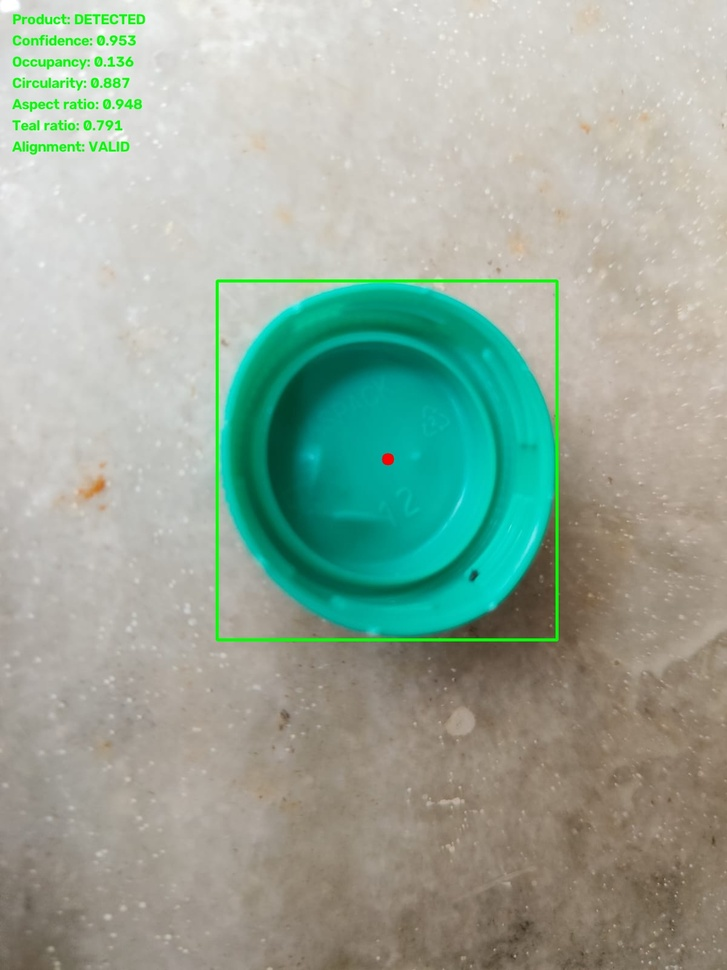
#> input picture data/evaluation/detection/defects_22_WhatsApp Image 2026-10-02 at 13.51.07_debug.jpg, 727 x 970 px, shrunk from 1200 x 1600 before the run
$ python -i product_detector.py   (imports and definitions only)
#> lines starting #> are read from the running program, lines starting #| are printed output that depends on the picture; after the words box and inside, x2 and y2 are one past the last pixel; in counts of white or black regions, pixels touching at a corner belong together
from __future__ import annotations

from dataclasses import dataclass
from pathlib import Path

import cv2
import numpy as np
from PIL import Image, ImageOps


PROJECT_ROOT = Path(__file__).resolve().parents[1]

DATASET_DIR = (
    PROJECT_ROOT
    / "data"
    / "products"
    / "water_cap_v1"
)

DEBUG_DIR = (
    PROJECT_ROOT
    / "data"
    / "evaluation"
    / "detection"
)


@dataclass
class DetectionResult:
    detected: bool
    confidence: float
    bbox: tuple[int, int, int, int] | None
    center: tuple[float, float] | None
    occupancy: float
    circularity: float
    aspect_ratio: float
    color_ratio: float
    alignment: str
    reason: str


def load_image(path: Path) -> np.ndarray:
    image = Image.open(path)
#> image is the input picture: PIL image 727x970 RGB; mean R, G, B 152.1, 169.5, 154.7
    image = ImageOps.exif_transpose(image)
    image = image.convert("RGB")

    return cv2.cvtColor(
        np.asarray(image),
        cv2.COLOR_RGB2BGR,
    )


def build_color_mask(image: np.ndarray) -> np.ndarray:
    """
    Adaptive teal/cyan segmentation.

    Uses HSV for hue/saturation and Lab for color separation.
    No exact RGB value is assumed.
    """

    hsv = cv2.cvtColor(
        image,
        cv2.COLOR_BGR2HSV,
    )
#> hsv: shape (970, 727, 3); mean H, S, V 32.2, 62.5, 175.7

    lab = cv2.cvtColor(
        image,
        cv2.COLOR_BGR2LAB,
    )
#> lab: shape (970, 727, 3); mean of channels 0, 1, 2 174.2, 122.2, 134.9

    h = hsv[:, :, 0]
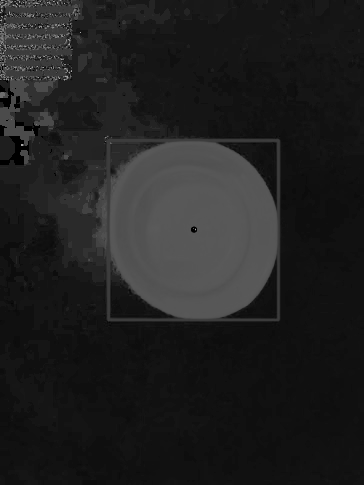
#> h: shape (970, 727) (shown at 1/2 size); min 0, max 179, mean 32.2
    s = hsv[:, :, 1]
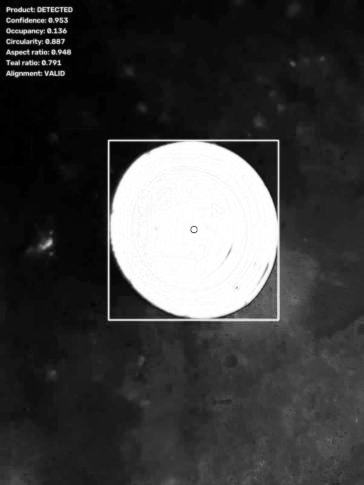
#> s: shape (970, 727) (shown at 1/2 size); min 0, max 255, mean 62.5
    v = hsv[:, :, 2]
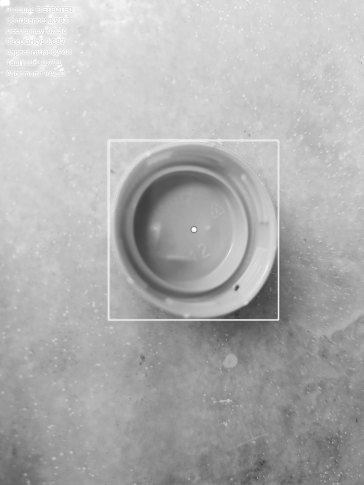
#> v: shape (970, 727) (shown at 1/2 size); min 50, max 255, mean 175.7

    a = lab[:, :, 1]
    b = lab[:, :, 2]
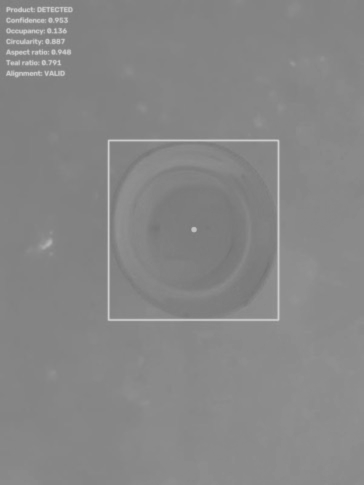
#> b: shape (970, 727) (shown at 1/2 size); min 114, max 209, mean 134.9

    # Teal/cyan occupies a broad hue interval.
    # OpenCV hue range = 0..179.
    hue_mask = (
        (h >= 70)
        & (h <= 105)
    )
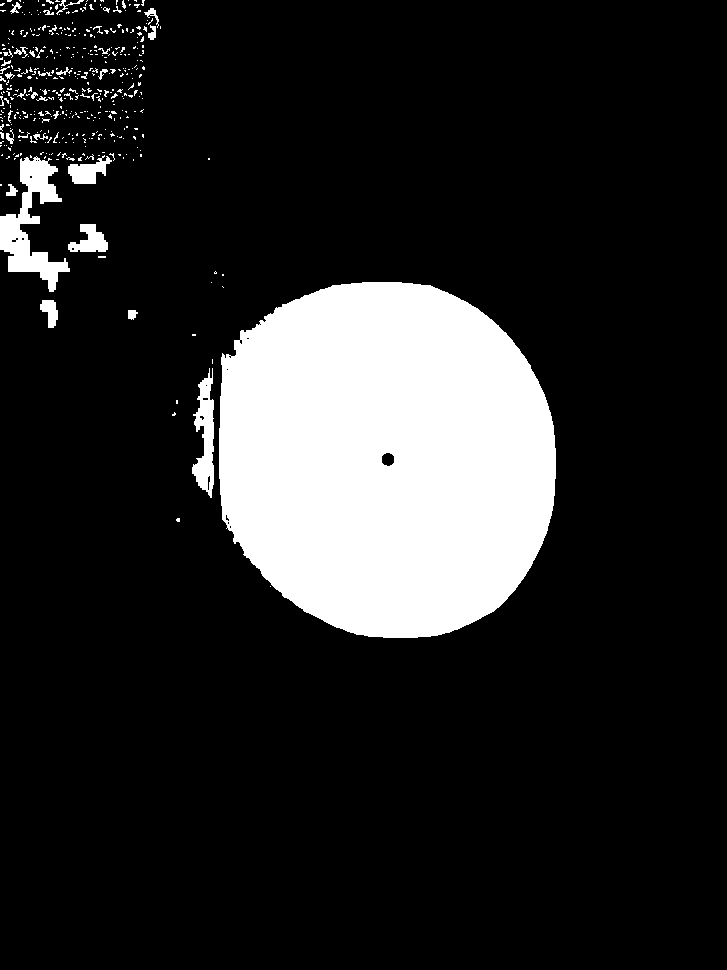
#> hue_mask: shape (970, 727) bool; 15.3% white; 423 white regions (382 under 20 px), largest, box (x1, y1, x2, y2) and area: (219, 282, 556, 638) 97919, (0, 156, 70, 292) 3703, (192, 368, 214, 498) 1603

    # The cap is more saturated than the gray/white background.
    saturation_mask = s >= 45
#> saturation_mask: shape (970, 727) bool; 38.7% white; 115 white regions (73 under 20 px), largest, box (x1, y1, x2, y2) and area: (214, 277, 727, 970) 260055, (0, 915, 80, 970) 2694, (74, 13, 146, 25) 768

    # Remove extremely dark pixels.
    value_mask = v >= 45
#> value_mask: shape (970, 727) bool; every value is 1

    # Teal/cyan tends toward the blue-green side of Lab.
    lab_mask = (
        (b <= 145)
        & (a <= 145)
    )
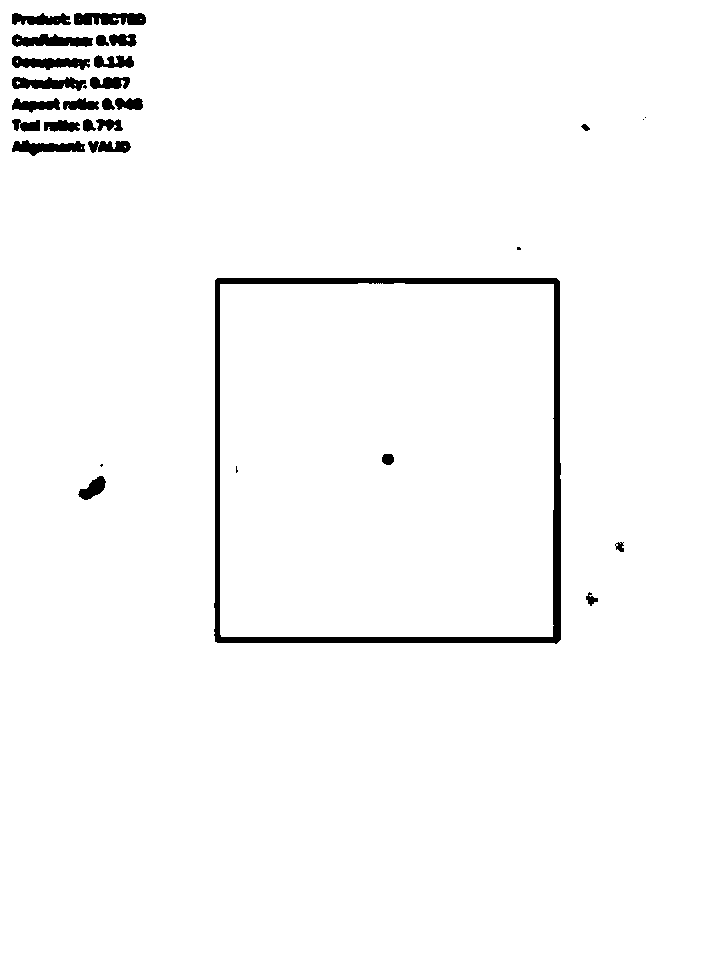
#> lab_mask: shape (970, 727) bool; 97.7% white; 31 black regions (6 under 20 px), largest, box (x1, y1, x2, y2) and area: (214, 278, 561, 644) 8295, (74, 13, 146, 25) 746, (12, 34, 93, 47) 736

    mask = (
        hue_mask
        & saturation_mask
        & value_mask
        & lab_mask
    )
#> mask: shape (970, 727) bool; 13.6% white; 1 white region, box (x1, y1, x2, y2) and area: (220, 283, 554, 637) 96200

    mask = (
        mask.astype(np.uint8)
        * 255
    )

    # Remove tiny isolated regions.
    kernel_small = cv2.getStructuringElement(
        cv2.MORPH_ELLIPSE,
        (5, 5),
    )

    mask = cv2.morphologyEx(
        mask,
        cv2.MORPH_OPEN,
        kernel_small,
        iterations=1,
    )
#> mask: shape (970, 727); 13.6% white; 1 white region, box (x1, y1, x2, y2) and area: (220, 283, 554, 637) 96179

    # Join nearby parts belonging to the cap.
    kernel_large = cv2.getStructuringElement(
        cv2.MORPH_ELLIPSE,
        (11, 11),
    )

    mask = cv2.morphologyEx(
        mask,
        cv2.MORPH_CLOSE,
        kernel_large,
        iterations=2,
    )
#> mask: shape (970, 727); 13.7% white; 1 white region

    # Fill small internal holes.
    contours, _ = cv2.findContours(
        mask,
        cv2.RETR_EXTERNAL,
        cv2.CHAIN_APPROX_SIMPLE,
    )
#> contours = 1 contour; box (x1, y1, x2, y2) and area: (220, 283, 554, 637) 95840

    cleaned = np.zeros_like(mask)

    for contour in contours:
        area = cv2.contourArea(contour)

        if area >= 500:
            cv2.drawContours(
                cleaned,
                [contour],
                -1,
                255,
                thickness=cv2.FILLED,
            )
#> this loop made 1 pass
#> area on pass 1: 95839.5

    return cleaned


def candidate_score(
    contour: np.ndarray,
    image_shape: tuple[int, int],
    mask: np.ndarray,
) -> tuple[float, DetectionResult | None]:

    height, width = image_shape[:2]

    area = cv2.contourArea(contour)

    if area <= 0:
        return -1.0, None

    image_area = width * height
    occupancy = area / image_area

    # Reject tiny noise and huge background regions.
    if occupancy < 0.015:
        return -1.0, None

    if occupancy > 0.70:
        return -1.0, None

    x, y, w, h = cv2.boundingRect(contour)

    if w <= 0 or h <= 0:
        return -1.0, None

    aspect_ratio = min(w, h) / max(w, h)

    perimeter = cv2.arcLength(
        contour,
        True,
    )

    if perimeter <= 0:
        return -1.0, None

    circularity = (
        4.0
        * np.pi
        * area
        / (perimeter * perimeter)
    )

    moments = cv2.moments(contour)

    if moments["m00"] == 0:
        return -1.0, None

    center_x = (
        moments["m10"]
        / moments["m00"]
    )

    center_y = (
        moments["m01"]
        / moments["m00"]
    )

    # Product should be reasonably central, but don't
    # require exact coordinates.
    frame_center_x = width / 2
    frame_center_y = height / 2

    dx = center_x - frame_center_x
    dy = center_y - frame_center_y

    distance = np.sqrt(
        dx * dx + dy * dy
    )

    maximum_distance = np.sqrt(
        frame_center_x ** 2
        + frame_center_y ** 2
    )

    centrality = max(
        0.0,
        1.0 - distance / maximum_distance,
    )

    # Calculate how much of the candidate bounding box
    # is actually teal/cyan.
    candidate_mask = mask[
        y:y + h,
        x:x + w,
    ]

    color_ratio = (
        np.count_nonzero(candidate_mask)
        / candidate_mask.size
        if candidate_mask.size
        else 0.0
    )

    # Score components.
    circularity_score = np.clip(
        circularity,
        0.0,
        1.0,
    )

    aspect_score = np.clip(
        aspect_ratio,
        0.0,
        1.0,
    )

    color_score = np.clip(
        color_ratio / 0.55,
        0.0,
        1.0,
    )

    # Prefer a reasonable cap size.
    if 0.04 <= occupancy <= 0.45:
        size_score = 1.0
    elif occupancy < 0.04:
        size_score = occupancy / 0.04
    else:
        size_score = max(
            0.0,
            1.0 - (occupancy - 0.45) / 0.25,
        )

    score = (
        0.25 * circularity_score
        + 0.20 * aspect_score
        + 0.30 * color_score
        + 0.15 * centrality
        + 0.10 * size_score
    )

    alignment = "VALID"

    # Position alignment.
    if centrality < 0.55:
        alignment = "POSITION_WARNING"

    # Very elongated candidate.
    if aspect_ratio < 0.65:
        alignment = "SHAPE_WARNING"

    result = DetectionResult(
        detected=True,
        confidence=float(score),
        bbox=(
            int(x),
            int(y),
            int(x + w),
            int(y + h),
        ),
        center=(
            float(center_x),
            float(center_y),
        ),
        occupancy=float(occupancy),
        circularity=float(circularity),
        aspect_ratio=float(aspect_ratio),
        color_ratio=float(color_ratio),
        alignment=alignment,
        reason="Teal/cyan product candidate detected.",
    )

    return score, result


def detect_product(
    image_path: str | Path,
    minimum_confidence: float = 0.45,
) -> DetectionResult:

    image_path = Path(image_path)

    image = load_image(image_path)

    mask = build_color_mask(image)

    contours, _ = cv2.findContours(
        mask,
        cv2.RETR_EXTERNAL,
        cv2.CHAIN_APPROX_SIMPLE,
    )

    best_score = -1.0
    best_result = None

    for contour in contours:

        score, result = candidate_score(
            contour,
            image.shape,
            mask,
        )

        if result is None:
            continue

        if score > best_score:
            best_score = score
            best_result = result
#> this loop made 1 pass
#> (height in candidate_score, width in candidate_score, area in candidate_score, image_area in candidate_score, occupancy in candidate_score, x in candidate_score, y in candidate_score, w in candidate_score) on pass 1: (970, 727, 95839.5, 705190, 0.136, 220, 283, 334)
#> pass 1, in candidate_score, `candidate_mask = mask[ y:y + h, x:x + w, ]`:
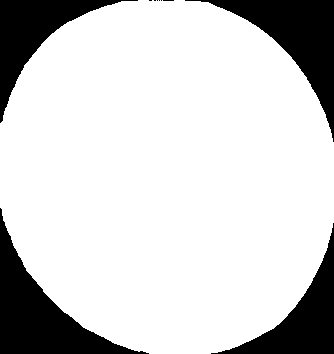
#> candidate_mask: shape (354, 334); 81.5% white; 10 black regions (6 under 20 px), largest, box (x1, y1, x2, y2) and area: (0, 208, 149, 354) 6683, (185, 0, 334, 142) 5987, (0, 0, 138, 123) 4642, (211, 223, 334, 354) 4565
#> after the loop, best_score = 0.954

    if best_result is None:
        return DetectionResult(
            detected=False,
            confidence=0.0,
            bbox=None,
            center=None,
            occupancy=0.0,
            circularity=0.0,
            aspect_ratio=0.0,
            color_ratio=0.0,
            alignment="INVALID",
            reason="No teal/cyan product candidate detected.",
        )

    if best_result.confidence < minimum_confidence:
        best_result.detected = False
        best_result.alignment = "INVALID"
        best_result.reason = (
            "Candidate detected but confidence "
            "is below the minimum threshold."
        )

    return best_result


# [226 lines left out: functions save_debug_image, save_mask, process_dataset, not called in this run]


# [2 lines not run here, left out]

>>> result = detect_product('../data/evaluation/detection/defects_22_WhatsApp Image 2026-10-02 at 13.51.07_debug.jpg')

$ run again, on data/evaluation/final_validation/test_defect/WhatsApp Image 2026-10-02 at 13.51.10_new_roi.png
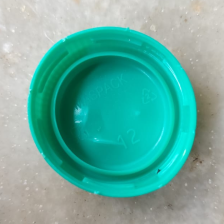
#> input picture data/evaluation/final_validation/test_defect/WhatsApp Image 2026-10-02 at 13.51.10_new_roi.png, 224 x 224 px
#> in load_image, image is the input picture: PIL image 224x224 RGB; mean R, G, B 98.8, 172.5, 159.6
#> hsv: shape (224, 224, 3); mean H, S, V 53.2, 124.3, 174.2
#> lab: shape (224, 224, 3); mean of channels 0, 1, 2 171.1, 109.2, 130.3
#> in build_color_mask, `hue_mask = ( (h >= 70) & (h <= 105) )`:
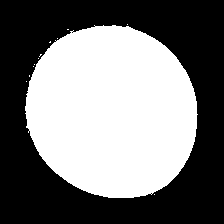
#> hue_mask: shape (224, 224) bool; 46.9% white; 12 white regions (11 under 20 px), largest, box (x1, y1, x2, y2) and area: (25, 25, 198, 198) 23532
#> saturation_mask: shape (224, 224) bool; 48.1% white; 7 white regions (6 under 20 px), largest, box (x1, y1, x2, y2) and area: (27, 26, 215, 198) 24118
#> value_mask: shape (224, 224) bool; every value is 1
#> lab_mask: shape (224, 224) bool; 100% white; black in thin lines or dots, all inside (x1, y1, x2, y2) = (43, 78, 56, 115)
#> in build_color_mask, `contours, _ = cv2.findContours( mask, cv2.RETR_EXTERNAL, cv2.CHAIN_APP..`: contours = 1 contour; box (x1, y1, x2, y2) and area: (27, 26, 197, 198) 23060
#> the loop in build_color_mask, `for contour in contours:` made 1 pass
#> area on pass 1: 23059.5
#> the loop in detect_product, `for contour in contours: ` made 1 pass
#> (height in candidate_score, width in candidate_score, area in candidate_score, image_area in candidate_score, occupancy in candidate_score, x in candidate_score, y in candidate_score, w in candidate_score) on pass 1: (224, 224, 23059.5, 50176, 0.46, 27, 26, 170)
#> pass 1, in candidate_score, `candidate_mask = mask[ y:y + h, x:x + w, ]`:
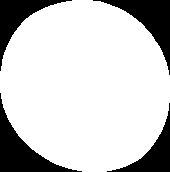
#> candidate_mask: shape (172, 170); 79.7% white; 4 black regions, box (x1, y1, x2, y2) and area: (0, 93, 82, 172) 1819, (93, 0, 170, 75) 1654, (0, 0, 72, 71) 1310, (107, 103, 170, 172) 1152
#> after the loop in detect_product, `for contour in contours:`: best_score = 0.968
